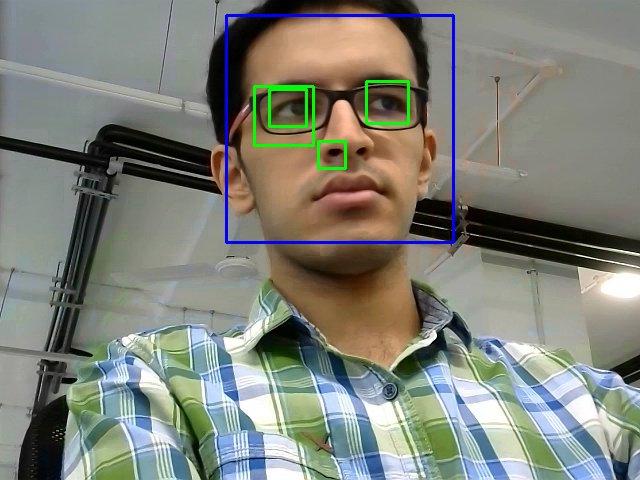
#> input picture frame 2 of video_Output/webcamf&e.avi, 640 x 480 px, given in place of the camera
$ jupyter execute Face_processing_haarCascades.ipynb   (text cells are left out)
#> lines starting #> are read from the running program, lines starting #| are printed output that depends on the picture; after the words box and inside, x2 and y2 are one past the last pixel; in counts of white or black regions, pixels touching at a corner belong together
[cell 1]
import numpy as np
import cv2

[cell 2]
#haarcascade file paths
face_cascade = cv2.CascadeClassifier('haarcascades/haarcascade_frontalface_default.xml')
eye_cascade = cv2.CascadeClassifier('haarcascades/haarcascade_eye.xml')
smile_cascade = cv2.CascadeClassifier('haarcascades/haarcascade_smile.xml')

[cell 3]
#FACE & EYE DETECTION FROM WEBCAM
cap=cv2.VideoCapture(0)# Capturing video from the camera
fps = 25
capSize = (640,480)
fourcc = cv2.VideoWriter_fourcc(*'MJPG') #'m', 'p', '4', 'v'
out = cv2.VideoWriter('video_Output/webcamf&e.avi',fourcc,fps,capSize, isColor=True)
# Step 3: Displaying it to the user
while(cap.isOpened()):
    ret, frame=cap.read()
#> frame is the input picture: shape (480, 640, 3); mean B, G, R 120.6, 129.8, 127.4
    #Step 4: Perform Color Inversion on the frames
    gray=cv2.cvtColor(frame,cv2.COLOR_BGR2RGB)#This will convert BGR to RGB

    faces = face_cascade.detectMultiScale(gray, 1.3, 5)
#> faces = [[221, 13, 233, 233]]
    for (x,y,w,h) in faces:
        cv2.rectangle(frame,(x,y),(x+w,y+h),(255,0,0),2)
        roi_gray = gray[y:y+h, x:x+w]
        roi_color = frame[y:y+h, x:x+w]
        eyes = eye_cascade.detectMultiScale(roi_gray)
        for (ex,ey,ew,eh) in eyes:
            cv2.rectangle(roi_color,(ex,ey),(ex+ew,ey+eh),(0,255,0),2)
#> this loop made 1 pass
#> (x, y, w, h, eyes) on pass 1: (221, 13, 233, 233, [[84, 118, 46, 46]])
#> pass 1, `roi_gray = gray[y:y+h, x:x+w]`:
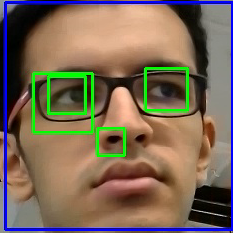
#> roi_gray: shape (233, 233, 3); mean R, G, B 122.2, 105, 86.6
#> after the loop:
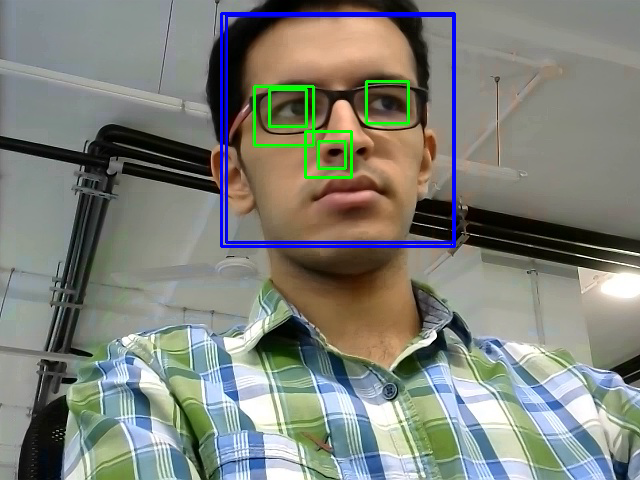
#> frame: shape (480, 640, 3); 1.08% of pixels changed, all inside (x1, y1, x2, y2) = (220, 12, 456, 248)
#> after the loop:
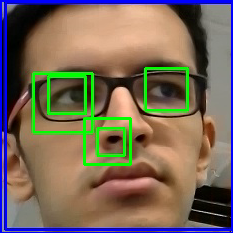
#> roi_color: shape (233, 233, 3); mean B, G, R 88.9, 104.9, 118.9
    #prevent GUI crash
    cv2.startWindowThread()
    #Step 5:- Displaying it to the user
    cv2.imshow("Face and Eye detection",frame)
    out.write(frame)
    #Step 6: Checking for user's interaction  with keyboard
    if cv2.waitKey(25) & 0xFF==ord('a'):#Exit whenever user press the a key on the keyboard
#> (key Esc is pressed here)
        break
#Step 7: Releasing everything after the job is done
cap.release()
out.release()
cv2.destroyAllWindows()

$ run again, starting later in the video
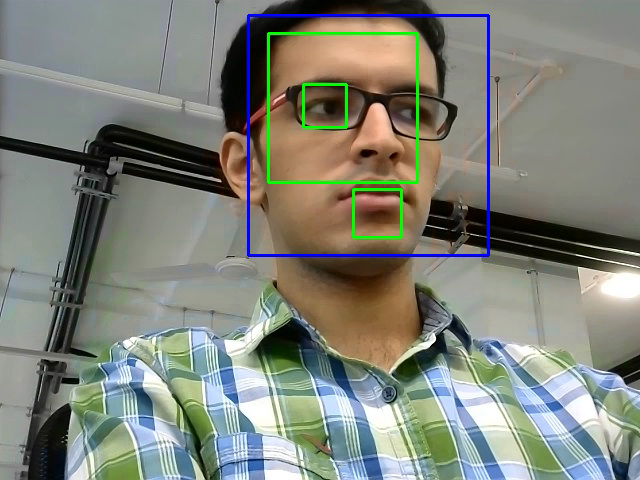
#> input picture frame 12 of video_Output/webcamf&e.avi, 640 x 480 px, given in place of the camera
#> frame is the input picture: shape (480, 640, 3); mean B, G, R 121.3, 130.8, 127.7
#> faces = [[230, 6, 255, 255]]
#> the loop `for (x,y,w,h) in faces:` made 1 pass
#> (x, y, w, h, eyes) on pass 1: (230, 6, 255, 255, [[75, 82, 37, 37], [112, 128, 39, 39]])
#> after the loop `for (x,y,w,h) in faces:`:
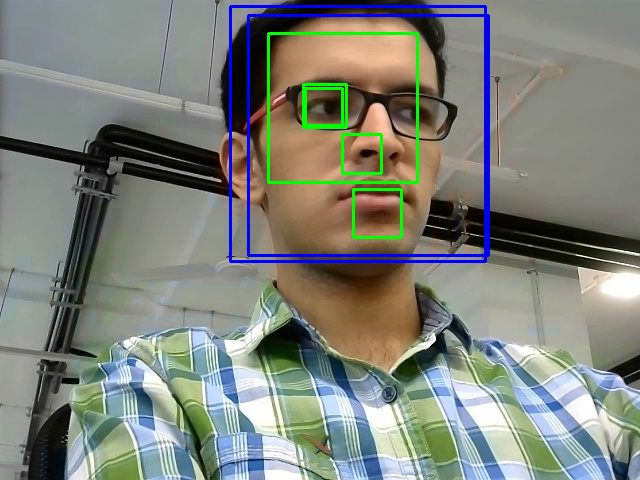
#> frame: shape (480, 640, 3); 1.29% of pixels changed, all inside (x1, y1, x2, y2) = (229, 5, 487, 263)
#> after the loop `for (x,y,w,h) in faces:`:
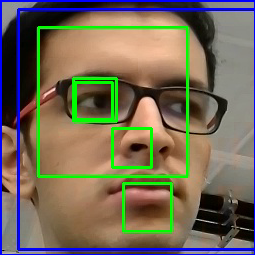
#> roi_color: shape (255, 255, 3); mean B, G, R 87.8, 106.3, 114.2

$ run again, starting later in the video
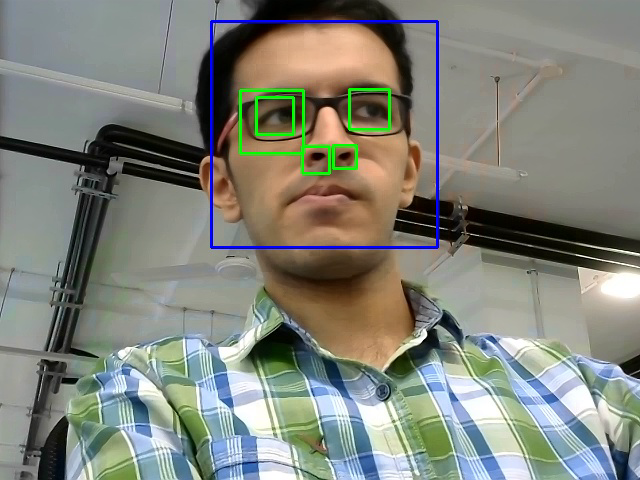
#> input picture frame 21 of video_Output/webcamf&e.avi, 640 x 480 px, given in place of the camera
#> frame is the input picture: shape (480, 640, 3); mean B, G, R 122.4, 131.6, 128.8
#> faces = [[209, 22, 223, 223]]
#> the loop `for (x,y,w,h) in faces:` made 1 pass
#> (x, y, w, h, eyes) on pass 1: (209, 22, 223, 223, [[92, 118, 45, 45], [111, 110, 51, 51]])
#> after the loop `for (x,y,w,h) in faces:`:
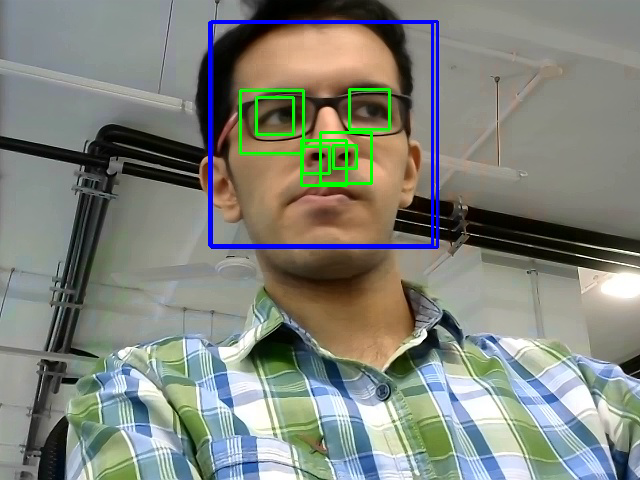
#> frame: shape (480, 640, 3); 1.21% of pixels changed, all inside (x1, y1, x2, y2) = (208, 21, 434, 247)
#> after the loop `for (x,y,w,h) in faces:`:
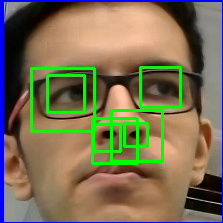
#> roi_color: shape (223, 223, 3); mean B, G, R 83.1, 112.1, 122.2
#> fourcc = 1196444237
#> the loop `for (x,y,w,h) in faces:` made 1 pass
